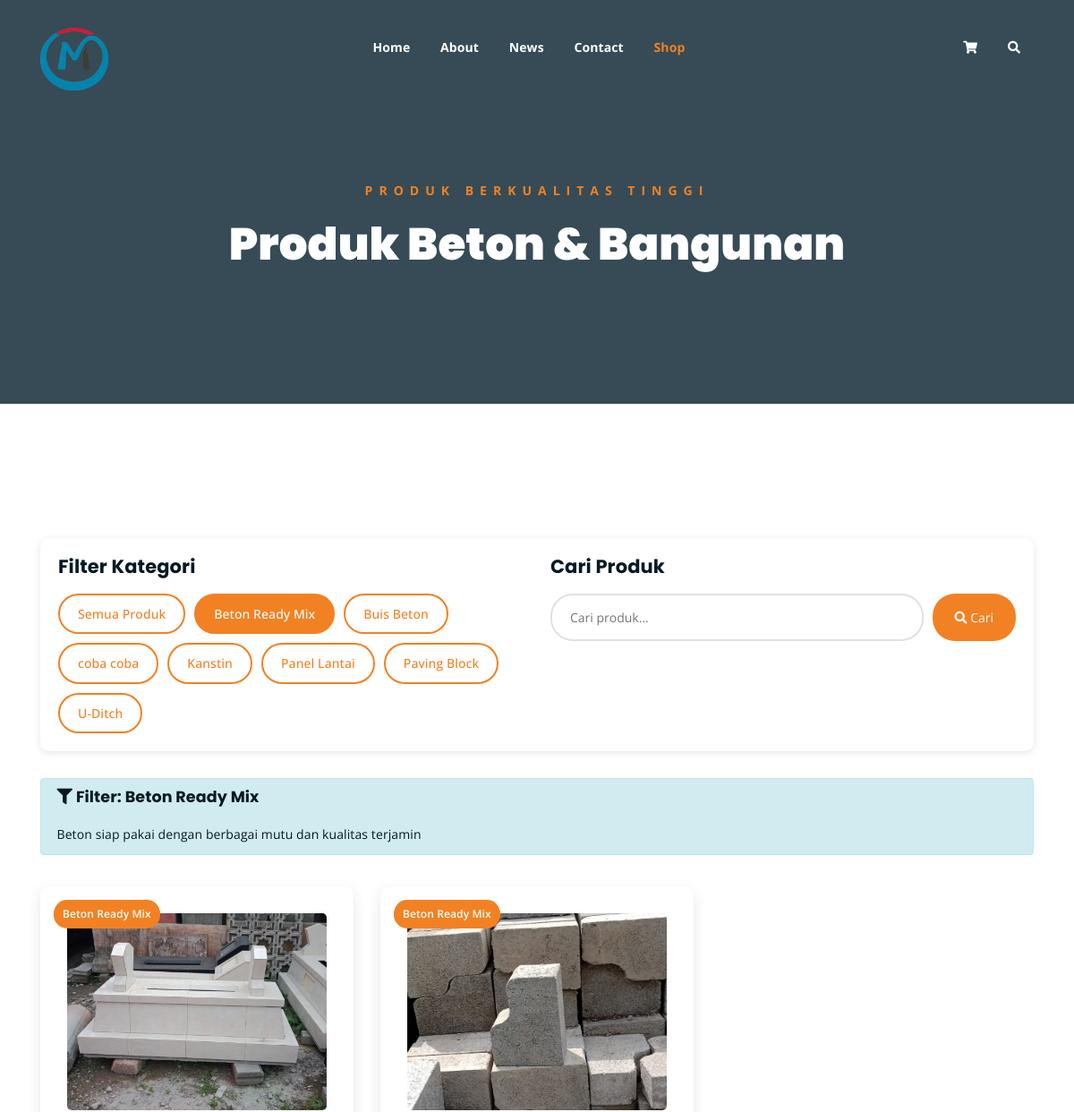
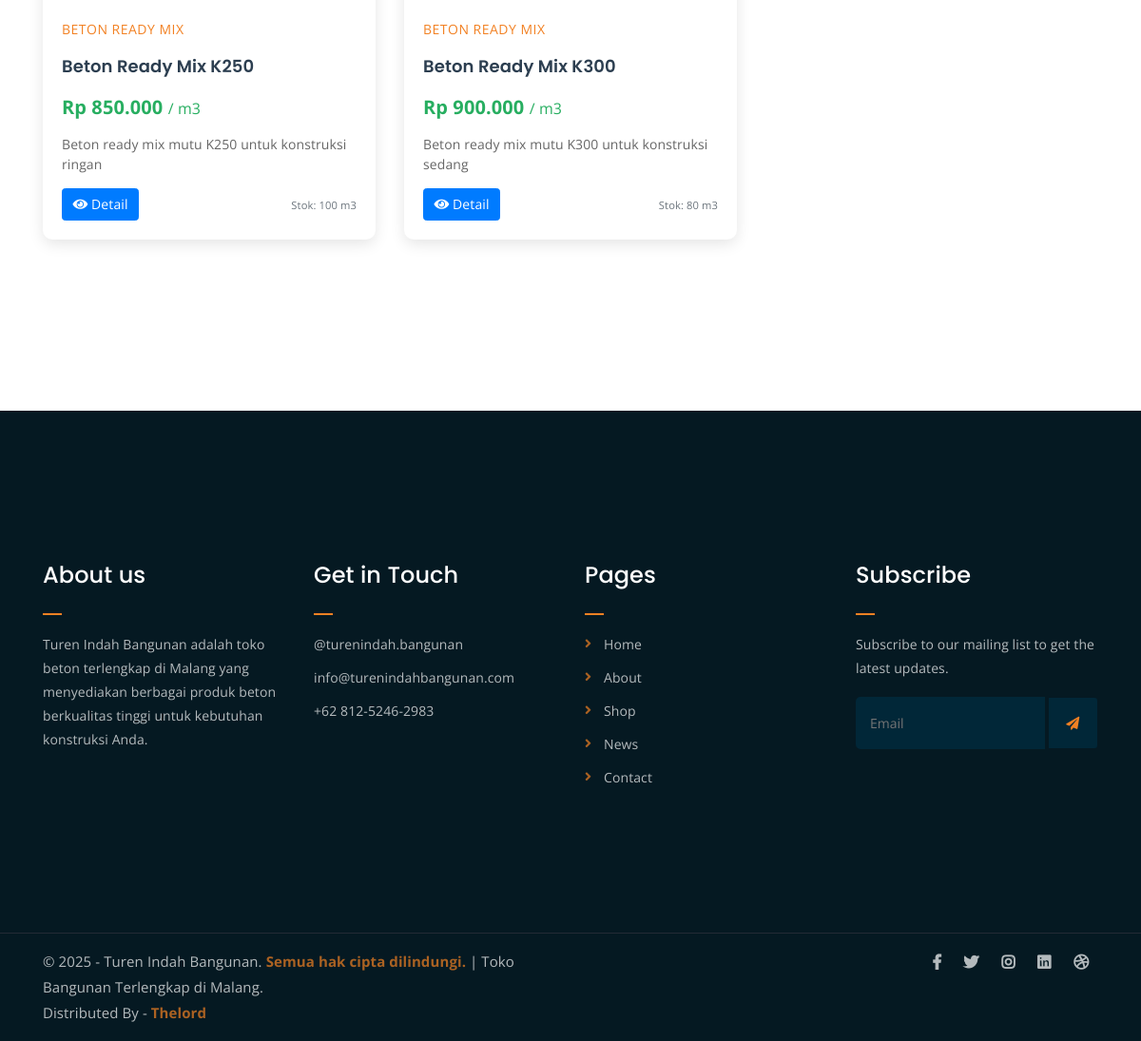
The page /shop.php?kategori=1 on the database its author committed (2 pictures, top to bottom).
### tables this page shows
CREATE TABLE `kategori` (
  `id` int NOT NULL AUTO_INCREMENT,
  `nama_kategori` varchar(100) NOT NULL,
  `deskripsi` text,
  `gambar` varchar(255) DEFAULT NULL,
  `status` enum('aktif','nonaktif') DEFAULT 'aktif',
  `created_at` timestamp NULL DEFAULT CURRENT_TIMESTAMP,
  `updated_at` timestamp NULL DEFAULT CURRENT_TIMESTAMP ON UPDATE CURRENT_TIMESTAMP,
  PRIMARY KEY (`id`)
);

CREATE TABLE `produk` (
  `id` int NOT NULL AUTO_INCREMENT,
  `id_kategori` int NOT NULL,
  `nama_produk` varchar(200) NOT NULL,
  `deskripsi` text,
  `deskripsi_tambahan` text,
  `tags` varchar(500) DEFAULT NULL,
  `harga` decimal(15,2) DEFAULT '0.00',
  `stok` int DEFAULT '0',
  `satuan` varchar(50) DEFAULT 'pcs',
  `gambar_utama` varchar(255) DEFAULT NULL,
  `galeri_gambar` text,
  `status` enum('aktif','nonaktif') DEFAULT 'aktif',
  `created_at` timestamp NULL DEFAULT CURRENT_TIMESTAMP,
  `updated_at` timestamp NULL DEFAULT CURRENT_TIMESTAMP ON UPDATE CURRENT_TIMESTAMP,
  PRIMARY KEY (`id`),
  KEY `id_kategori` (`id_kategori`),
  CONSTRAINT `produk_ibfk_1` FOREIGN KEY (`id_kategori`) REFERENCES `kategori` (`id`) ON DELETE CASCADE
);

### includes/autoload.php (called while the page is built, shortened)
<?php
spl_autoload_register(function ($className) {
    $directories = [
        'classes/',
        'models/',
        'controllers/'
    ];
    foreach ($directories as $directory) {
        $file = __DIR__ . '/../' . $directory . $className . '.php';
        if (file_exists($file)) {
            return;
        }
    }
});
?>

### classes/Database.php (called while the page is built, shortened)
<?php
class Database {
    private $host;
    private $username;
    private $password;
    private $database;
    private $connection;
    public function __construct() {
        $this->host = DB_HOST;
        $this->username = DB_USERNAME;
        $this->password = DB_PASSWORD;
        $this->database = DB_NAME;
    }
    private function connect() {
        try {
            $dsn = "mysql:host={$this->host};dbname={$this->database};charset=" . DB_CHARSET;
            $options = [
                PDO::ATTR_ERRMODE => PDO::ERRMODE_EXCEPTION,
                PDO::ATTR_DEFAULT_FETCH_MODE => PDO::FETCH_ASSOC,
                PDO::ATTR_EMULATE_PREPARES => false,
            ];
            $this->connection = new PDO($dsn, $this->username, $this->password, $options);
        } catch (PDOException $e) {
            die("Connection failed: " . $e->getMessage());
        }
    }
    public function query($sql, $params = []) {
        try {
            $stmt = $this->connection->prepare($sql);
            $stmt->execute($params);
            return $stmt;
        } catch (PDOException $e) {
            throw new Exception("Query failed: " . $e->getMessage());
        }
    }
    public function fetch($sql, $params = []) {
        $stmt = $this->query($sql, $params);
        return $stmt->fetch();
    }
    public function fetchAll($sql, $params = []) {
        $stmt = $this->query($sql, $params);
        return $stmt->fetchAll();
    }
}
?>

### includes/init.php (called while the page is built, shortened)
<?php
require_once __DIR__ . '/../config/database.php';
require_once __DIR__ . '/autoload.php';
require_once __DIR__ . '/functions.php';
try {
    $database = new Database();
} catch (Exception $e) {
    die("Database connection failed: " . $e->getMessage());
}
$kategoriModel = new Kategori($database);
$produkModel = new Produk($database);
?>

### models/Kategori.php (called while the page is built, shortened)
<?php
class Kategori {
    private $db;
    public function __construct($database) {
        $this->db = $database;
    }
    public function getById($id) {
        $sql = "SELECT * FROM kategori WHERE id = ?";
        return $this->db->fetch($sql, [$id]);
    }
    public function getByStatus($status = 'aktif') {
        $sql = "SELECT * FROM kategori WHERE status = ? ORDER BY nama_kategori ASC";
        return $this->db->fetchAll($sql, [$status]);
    }
}
?>

### models/Produk.php (called while the page is built, shortened)
<?php
class Produk {
    private $db;
    public function __construct($database) {
        $this->db = $database;
    }
    public function getByKategori($id_kategori, $status = 'aktif') {
        $sql = "SELECT p.*, k.nama_kategori
                FROM produk p
                LEFT JOIN kategori k ON p.id_kategori = k.id
                WHERE p.id_kategori = ? AND p.status = ?
                ORDER BY p.nama_produk ASC";
        return $this->db->fetchAll($sql, [$id_kategori, $status]);
    }
    public function getByStatus($status = 'aktif') {
        $sql = "SELECT p.*, k.nama_kategori
                FROM produk p
                LEFT JOIN kategori k ON p.id_kategori = k.id
                WHERE p.status = ?
                ORDER BY p.nama_produk ASC";
        return $this->db->fetchAll($sql, [$status]);
    }
}
?>

### includes/functions.php (called while the page is built, shortened)
<?php
function formatRupiah($number) {
    return 'Rp ' . number_format($number, 0, ',', '.');
}
?>

### shop.php (the view, shortened to what this page needs)
<?php
require_once 'includes/init.php';
try {
    $kategoris = $kategoriModel->getByStatus('aktif');
    $produks = $produkModel->getByStatus('aktif');
    $kategori_filter = $_GET['kategori'] ?? null;
    if ($kategori_filter) {
        $produks = $produkModel->getByKategori($kategori_filter, 'aktif');
        $kategori_aktif = $kategoriModel->getById($kategori_filter);
    }
    $search = $_GET['search'] ?? null;
} catch (Exception $e) {
    $error = $e->getMessage();
    $kategoris = [];
    $produks = [];
}
?>
<!DOCTYPE html>
<html lang="id">
<head>
	<link rel="stylesheet" href="assets/css/all.min.css">
	<link rel="stylesheet" href="assets/bootstrap/css/bootstrap.min.css">
	<link rel="stylesheet" href="assets/css/owl.carousel.css">
	<link rel="stylesheet" href="assets/css/magnific-popup.css">
	<link rel="stylesheet" href="assets/css/animate.css">
	<link rel="stylesheet" href="assets/css/meanmenu.min.css">
	<link rel="stylesheet" href="assets/css/main.css">
	<link rel="stylesheet" href="assets/css/responsive.css">
</head>
<body>
	<div class="top-header-area" id="sticker">
		<div class="container">
			<div class="row">
				<div class="col-lg-12 col-sm-12 text-center">
					<div class="main-menu-wrap">
						<div class="site-logo">
						<a href="<?= BASE_URL ?>admin/login.php">
								<img src="assets/img/logo1.png" alt="Logo" style="max-height: 70px; height: auto; width: auto;">
							</a>
						</div>
						<nav class="main-menu">
							<ul>
								<li><a href="index.php">Home</a>
								</li>
								<li><a href="about.php">About</a></li>
								<li><a href="news.php">News</a>
								</li>
								<li><a href="contact.php">Contact</a></li>
								<li class="current-list-item"><a href="shop.php">Shop</a>
								</li>
								<li>
									<div class="header-icons">
										<a class="shopping-cart" href="cart.php"><i class="fas fa-shopping-cart"></i></a>
										<a class="mobile-hide search-bar-icon" href="#"><i class="fas fa-search"></i></a>
									</div>
								</li>
							</ul>
						</nav>
					</div>
				</div>
			</div>
		</div>
	</div>
	<div class="breadcrumb-section breadcrumb-bg">
		<div class="container">
			<div class="row">
				<div class="col-lg-8 offset-lg-2 text-center">
					<div class="breadcrumb-text">
						<p>Produk Berkualitas Tinggi</p>
						<h1>Produk Beton & Bangunan</h1>
					</div>
				</div>
			</div>
		</div>
	</div>
	<div class="product-section mt-150 mb-150">
		<div class="container">
			<div class="filter-section">
				<div class="row">
					<div class="col-md-6">
						<h4>Filter Kategori</h4>
						<div class="category-filter">
							<a href="shop.php" class="category-btn <?= !$kategori_filter ? 'active' : '' ?>">
								Semua Produk
							</a>
							<?php foreach ($kategoris as $kat): ?>
								<a href="shop.php?kategori=<?= $kat['id'] ?>"
								   class="category-btn <?= $kategori_filter == $kat['id'] ? 'active' : '' ?>">
									<?= htmlspecialchars($kat['nama_kategori']) ?>
								</a>
							<?php endforeach; ?>
						</div>
					</div>
					<div class="col-md-6">
						<h4>Cari Produk</h4>
						<div class="search-section">
							<form action="shop.php" method="GET" class="search-form">
								<input type="text" name="search" placeholder="Cari produk..."
								       value="<?= htmlspecialchars($search ?? '') ?>">
								<button type="submit">
									<i class="fas fa-search"></i> Cari
								</button>
							</form>
						</div>
					</div>
				</div>
			</div>
			<?php if (isset($kategori_aktif)): ?>
				<div class="row mb-4">
					<div class="col-12">
						<div class="alert alert-info">
							<h5><i class="fas fa-filter"></i> Filter: <?= htmlspecialchars($kategori_aktif['nama_kategori']) ?></h5>
							<p class="mb-0"><?= htmlspecialchars($kategori_aktif['deskripsi']) ?></p>
						</div>
					</div>
				</div>
			<?php endif; ?>
			<div class="row">
				<?php if (!empty($produks)): ?>
					<?php foreach ($produks as $produk): ?>
						<div class="col-lg-4 col-md-6">
							<div class="product-item">
								<div class="product-image">
									<?php if ($produk['gambar_utama']): ?>
										<img src="<?= PRODUK_IMG_URL . $produk['gambar_utama'] ?>"
										     alt="<?= htmlspecialchars($produk['nama_produk']) ?>">
									<?php else: ?>
										<img src="assets/img/products/default-product.jpg"
										     alt="<?= htmlspecialchars($produk['nama_produk']) ?>">
									<?php endif; ?>
									<div class="product-badge"><?= htmlspecialchars($produk['nama_kategori']) ?></div>
								</div>
								<div class="product-info">
									<div class="product-category"><?= htmlspecialchars($produk['nama_kategori']) ?></div>
									<h3 class="product-title"><?= htmlspecialchars($produk['nama_produk']) ?></h3>
									<?php if ($produk['harga'] > 0): ?>
										<div class="product-price">
											<?= formatRupiah($produk['harga']) ?>
											<small>/ <?= $produk['satuan'] ?></small>
										</div>
									<?php else: ?>
										<div class="product-price text-info">Hubungi Kami</div>
									<?php endif; ?>
									<?php if ($produk['deskripsi']): ?>
										<p class="product-description">
											<?= htmlspecialchars(substr($produk['deskripsi'], 0, 100)) ?>
										</p>
									<?php endif; ?>
									<div class="d-flex justify-content-between align-items-center">
										<a href="single-product.php?id=<?= $produk['id'] ?>" class="btn btn-primary">
											<i class="fas fa-eye"></i> Detail
										</a>
										<div class="text-end">
											<small class="text-muted">
												Stok: <?= $produk['stok'] ?> <?= $produk['satuan'] ?>
											</small>
										</div>
									</div>
								</div>
							</div>
						</div>
					<?php endforeach; ?>
				<?php endif; ?>
			</div>
		</div>
	</div>
	<div class="footer-area">
		<div class="container">
			<div class="row">
				<div class="col-lg-3 col-md-6">
					<div class="footer-box about-widget">
						<h2 class="widget-title">About us</h2>
						<p>Turen Indah Bangunan adalah toko beton terlengkap di Malang yang menyediakan berbagai produk beton berkualitas tinggi untuk kebutuhan konstruksi Anda.</p>
					</div>
				</div>
				<div class="col-lg-3 col-md-6">
					<div class="footer-box get-in-touch">
						<h2 class="widget-title">Get in Touch</h2>
						<ul>
							<li><a href="https://www.instagram.com/turenindah.bangunan/">@turenindah.bangunan</a></li>
							<li><a href="mailto:info@turenindahbangunan.com">info@turenindahbangunan.com</a></li>
							<li><a href="https://api.whatsapp.com/send/?phone=6281252462983">+62 812-5246-2983</a></li>
						</ul>
					</div>
				</div>
				<div class="col-lg-3 col-md-6">
					<div class="footer-box pages">
						<h2 class="widget-title">Pages</h2>
						<ul>
							<li><a href="index.php">Home</a></li>
							<li><a href="about.php">About</a></li>
							<li><a href="shop.php">Shop</a></li>
							<li><a href="news.php">News</a></li>
							<li><a href="contact.php">Contact</a></li>
						</ul>
					</div>
				</div>
				<div class="col-lg-3 col-md-6">
					<div class="footer-box subscribe">
						<h2 class="widget-title">Subscribe</h2>
						<p>Subscribe to our mailing list to get the latest updates.</p>
						<form action="index.php">
							<input type="email" placeholder="Email">
							<button type="submit"><i class="fas fa-paper-plane"></i></button>
						</form>
					</div>
				</div>
			</div>
		</div>
	</div>
	<div class="copyright">
		<div class="container">
			<div class="row">
				<div class="col-lg-6 col-md-12">
					<p>&copy; 2025 - Turen Indah Bangunan. <a href="#">Semua hak cipta dilindungi.</a> | Toko Bangunan Terlengkap di Malang.<br>
						Distributed By - <a href="#">Thelord</a>
					</p>
				</div>
				<div class="col-lg-6 text-right col-md-12">
					<div class="social-icons">
						<ul>
							<li><a href="#" target="_blank"><i class="fab fa-facebook-f"></i></a></li>
							<li><a href="#" target="_blank"><i class="fab fa-twitter"></i></a></li>
							<li><a href="https://www.instagram.com/turenindah.bangunan/" target="_blank"><i class="fab fa-instagram"></i></a></li>
							<li><a href="#" target="_blank"><i class="fab fa-linkedin"></i></a></li>
							<li><a href="#" target="_blank"><i class="fab fa-dribbble"></i></a></li>
						</ul>
					</div>
				</div>
			</div>
		</div>
	</div>
</body>
</html>

### shop.php (style rules this page uses)
.product-item { background: white; border-radius: 10px; box-shadow: 0 5px 15px rgba(0,0,0,0.1); transition: all 0.3s ease; margin-bottom: 30px; }
.product-image { position: relative; overflow: hidden; border-radius: 10px 10px 0 0; height: 250px; }
.product-image img { width: 100%; height: 100%; object-fit: cover; transition: transform 0.3s ease; }
.product-badge { position: absolute; top: 15px; left: 15px; background: #F28123; color: white; padding: 5px 10px; border-radius: 15px; font-size: 12px; font-weight: 600; }
.product-info { padding: 20px; }
.product-title { font-size: 18px; font-weight: 600; margin-bottom: 10px; color: #2c3e50; }
.product-category { color: #F28123; font-size: 14px; margin-bottom: 10px; text-transform: uppercase; letter-spacing: 0.5px; }
.product-price { font-size: 20px; font-weight: 700; color: #27ae60; margin-bottom: 10px; }
.product-description { color: #666; font-size: 14px; line-height: 1.5; margin-bottom: 15px; }
.filter-section { background: white; padding: 20px; border-radius: 10px; box-shadow: 0 2px 10px rgba(0,0,0,0.1); margin-bottom: 30px; }
.category-filter { display: flex; flex-wrap: wrap; gap: 10px; margin-top: 15px; }
.category-btn { padding: 8px 20px; border: 2px solid #F28123; background: transparent; color: #F28123; border-radius: 25px; text-decoration: none; transition: all 0.3s ease; font-weight: 500; }
.category-btn:hover, .category-btn.active { background: #F28123; color: white; }
.search-section { margin-bottom: 20px; }
.search-form { display: flex; gap: 10px; }
.search-form input { flex: 1; padding: 12px 20px; border: 2px solid #e1e1e1; border-radius: 25px; outline: none; }
.search-form button { padding: 12px 25px; background: #F28123; color: white; border: none; border-radius: 25px; cursor: pointer; }

### rows shown on the page
kategori: nama_kategori "Beton Ready Mix", deskripsi "Beton siap pakai dengan berbagai mutu dan kualitas terjamin"
kategori: nama_kategori "Buis Beton"
kategori: nama_kategori "coba coba"
kategori: nama_kategori "Kanstin"
kategori: nama_kategori "Panel Lantai"
kategori: nama_kategori "Paving Block"
kategori: nama_kategori "U-Ditch"
produk: gambar_utama (picture), id_kategori.nama_kategori "Beton Ready Mix", id_kategori.nama_kategori "BETON READY MIX", nama_produk "Beton Ready Mix K250", harga "Rp 850.000", satuan "m3", deskripsi "Beton ready mix mutu K250 untuk konstruksi ringan", stok "100"
produk: gambar_utama (picture), id_kategori.nama_kategori "Beton Ready Mix", id_kategori.nama_kategori "BETON READY MIX", nama_produk "Beton Ready Mix K300", harga "Rp 900.000", satuan "m3", deskripsi "Beton ready mix mutu K300 untuk konstruksi sedang", stok "80"
